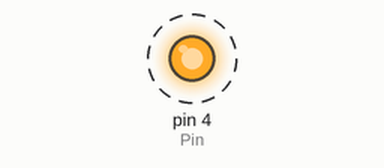
Recording of a sketch running on a simulated Arduino Uno, built with avr-gcc and run on an emulated ATmega328P. Parts: output pins drawn as LEDs (lit = HIGH). Dashed ring = blinking.

Above: at 0.5 s.
Timing chart, 0 to 4.6 s (numbered marks = the images above):
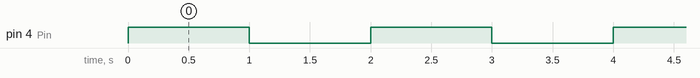

Measured:
- by itself, pin 4 (Pin): alternates HIGH for 1.0 s and LOW for 1.0 s

The sketch:

gate_logic.ino
```cpp
const int Pin = 4;
void setup() {
    pinMode(Pin, OUTPUT);
}
void loop() {
    for(int state = 0;state<=3;state++){

    bool A = bitRead(state, 1);
    bool B = bitRead(state, 0);
    bool notA = !A;
    bool notB = !B;
    bool nor1 = !(notA || notB);
    bool nor2 = !(A || notB);
    bool F = !(nor1 || nor2);


    if (F == true) {
        digitalWrite(Pin, HIGH);
  } else {
        digitalWrite(Pin, LOW);
  }delay(1000);
}
}
//the state can be looped from 00 - 11 (i.e 0-3) to check the value of F.
```
